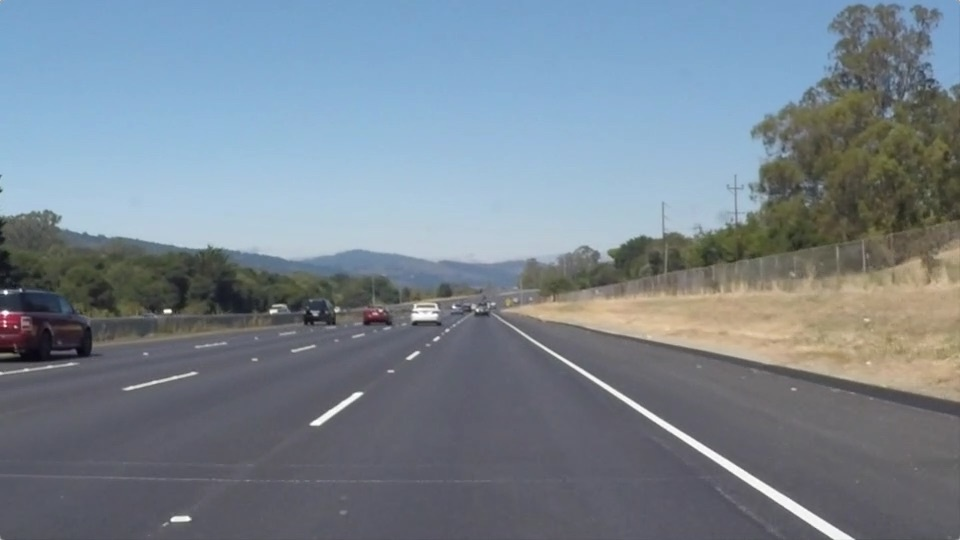
#> input picture media/in/test_img1.jpg, 960 x 540 px, given in place of lane1-straight.mp4, which was not available
$ python CurvedLine.py
#> lines starting #> are read from the running program, lines starting #| are printed output that depends on the picture; after the words box and inside, x2 and y2 are one past the last pixel; in counts of white or black regions, pixels touching at a corner belong together; long printed decimals are rounded; pictures that were not available may be replaced by others from this repository, and a replacement may not be noted
import cv2
import numpy as np
import math
import copy

class CannyRANSAC():
    '''Test'''
    _POLYGON = np.array([[[100, 540],
                          [900, 540],
                          [515, 320],
                          [450, 320]]])
    _DEFAULT_CONFIG = {
                'in_range': {'lower_bounds': 150, 'upper_bounds': 255},
                'canny': {'canny_low': 50, 'canny_high': 100, 'blur_first': True},
                'fit': {'n_iter': 100, 'degree': 2, 'threshold': 50, 'min_inliers': 0.6, 'factor': 0.1},
                'composite': {'stroke': True, "stroke_color": (0, 0, 255), 'fill': True, "fill_color": (0, 255, 0)}
            }

    def __init__(self, roi = None, configs = None):
        if configs is None:
            self.configs = self._DEFAULT_CONFIG
        else:
            self.configs = copy.deepcopy(self._DEFAULT_CONFIG)
            self._merge_configs(configs)


        self.in_range_params = self.configs['in_range']
        self.canny_params = self.configs['canny']
        self.fit_params = self.configs['fit']
        self.composite_params = self.configs['composite']
        self.prev_points = {"left": None, "right": None}

        self._roi_validation(roi)
        self._hex_to_bgr('fill_color')
        self._hex_to_bgr('stroke_color')

    # [18 lines left out: functions _merge_configs, _validate_configs, not called in this run]

    def _roi_validation(self, roi):
        if roi is None:
            self.roi = self._POLYGON
        else:
            expected_shape = (1, 4, 2)
            if roi.shape == expected_shape:
                self.roi = roi
            else:
                try:
                    self.roi = roi.reshape(1, 4, 2)
                except Exception as e:
                    assert AssertionError(e)

    def _hex_to_bgr(self, key):
        hex_color = self.composite_params.get(key)
        if isinstance(hex_color, tuple):
            return
        elif hex_color.startswith("#"):
            hex_color = hex_color[1:]

        if len(hex_color) != 6:
            raise ValueError("Invalid hex color code format. Expected six characters (remove alpha channel)")

        r = int(hex_color[0:2], 16)
        g = int(hex_color[2:4], 16)
        b = int(hex_color[4:6], 16)

        self.composite_params[key] = (b, g, r)

    def run(self, frame):
        '''ADD LATER'''
        threshold = self._threshold_lane_lines(frame, **self.in_range_params)
        roi = self._select_ROI(threshold, self.roi)
        edge_map = self._detect_edges(roi, **self.canny_params)
        lane_lines = self._fit_lane_lines(edge_map, **self.fit_params)
        composite = self._create_composite(frame, lane_lines, **self.composite_params)
        return threshold, edge_map, composite

    def _threshold_lane_lines(self, frame, lower_bounds, upper_bounds):
        gray = cv2.cvtColor(frame, cv2.COLOR_BGR2GRAY)
        thresh = cv2.inRange(gray, lower_bounds, upper_bounds)
        return thresh

    def _select_ROI(self, thresh_img, poly):
        mask = np.zeros_like(thresh_img)
        if len(thresh_img.shape) > 2:
            num_channels = thresh_img.shape[2]
            roi_color = (255,) * num_channels
        else:
            roi_color = 255
        cv2.fillPoly(img=mask, pts=poly, color=roi_color)
        roi = cv2.bitwise_and(src1=thresh_img, src2=mask)
        return roi

    def _detect_edges(self, roi, canny_low, canny_high, blur_first:bool=True):
        if blur_first == True:
            img = cv2.GaussianBlur(roi, (3, 3), 0)
            img = cv2.Canny(img, canny_low, canny_high)
        else:
            img = cv2.Canny(roi, canny_low, canny_high)
            img = cv2.GaussianBlur(img, (3, 3), 0)
        return img

    def _fit_lane_lines(self, edge_map, n_iter, degree, threshold, min_inliers, factor):
        if edge_map is None:
            raise ValueError("Error: Argument passed for edge map is none")
        else:
            pts = self._point_extraction(edge_map)
            pts_split = self._point_splitting(pts)
            fit = self._ransac_polyfit(pts_split, n_iter, degree, threshold, min_inliers, factor)
            return fit

    def _create_composite(self, frame, fit, stroke, stroke_color, fill, fill_color):
        if fit is None:
            raise ValueError("Error: argument passed for fit is none.")
        else:
            canvas = np.zeros([frame.shape[0], frame.shape[1], 3], dtype=np.uint8)
            self._draw_curve_stroke_fill(canvas, fit, stroke, stroke_color, fill, fill_color)

            composite = cv2.addWeighted(frame, 0.8, canvas, 0.3, 0.0)

            return composite

    def _point_extraction(self, edge_map):
        edge_pts = np.where(edge_map != 0)
        return np.column_stack((edge_pts[1], edge_pts[0]))

    def _point_splitting(self, pts):
        if len(pts) == 0:
            return [np.array([]), np.array([])]

        x_mid = self.roi[:, :, 0].mean()

        left = pts[pts[:, 0] < x_mid]
        right = pts[pts[:, 0] >= x_mid]

        return [left, right]

    def _ransac_polyfit(self, lanes, n_iter, degree, threshold, min_inliers, factor):
        fit = []

        for i, lane in enumerate(lanes):
            # X, y, and direction variable creation
            direction = "left" if i == 0 else "right"
            X = lane[:, 0]
            y = lane[:, 1]

            if len(lane) < degree + 1:
                print(f"WARNING: {direction} lane does not have enough points to perform fit. Skipping lane of length {len(lane)}.")
                continue

            # Get best coeffs
            best_coeffs = self._best_coeffs(X, y, n_iter, degree, threshold, min_inliers)

            # Generate Curved Lines
            fit.append(self._gen_smoothed_curved_lines(best_coeffs, direction, factor))

        return fit

    def _best_coeffs(self, X, y, n_iter:int=100, degree:int=2, threshold:int=20, min_inliers:float=0.6):
        # Normalize values for polyfit
        X, y, threshold = self._min_max_scaler(X, y, threshold)

        # Create best coeffs check variables
        poly_size = degree + 1
        best_inliers = None
        best_inlier_count = 0
        best_coeffs = None
        n_points = len(X)
        sample_size = min(max(degree+3, 5), n_points)

        for _ in range(n_iter):
            # Random sampling
            sample_idx = np.random.choice(n_points, size=sample_size, replace=False)
            sample_X = X[sample_idx]
            sample_y = y[sample_idx]

            # Fit polynomial to samples
            try:
                coeffs = np.polyfit(sample_X, sample_y, degree)

                if not isinstance(coeffs, np.ndarray) or len(coeffs) != poly_size:
                    continue

            except (np.linalg.LinAlgError, TypeError, ValueError):
                continue

            # Evaluate fit on all points
            y_pred = np.polyval(coeffs, X)
            errors = np.abs(y - y_pred)

            # Count inliers (points close to fit)
            inliers = errors < threshold
            inlier_count = np.sum(inliers)

            # Best coeffs check
            if inlier_count > best_inlier_count:
                best_inlier_count = inlier_count
                best_inliers = inliers
                best_coeffs = coeffs

        # Best coeffs vs normal polyfit check
        if best_inliers is not None and best_inlier_count >= min_inliers * n_points:
            inlier_X = X[best_inliers]
            inlier_y = y[best_inliers]
            if len(inlier_X) >= poly_size:
                try:
                    ransac_coeffs = np.polyfit(inlier_X, inlier_y, degree)
                    if isinstance(ransac_coeffs, np.ndarray) and len(ransac_coeffs) == poly_size:
                        return ransac_coeffs
                except (np.linalg.LinAlgError, TypeError, ValueError):
                    pass
                else:
                    return best_coeffs # Return best coeffs without refit

        # FAIL SAFE #1: If leading coefficient is a negative value, fit all data
        if degree == 2 and best_coeffs is not None:
            if best_coeffs[0] < 0:
                print(f"WARNING: Suspecious parabola a = {best_coeffs[0]}")
                return np.polyfit(X, y, degree)

        # FAIL SAFE #2: Fit all data
        try:
            last_resort = np.polyfit(X, y, degree)
            if isinstance(last_resort, np.ndarray) and len(last_resort) == poly_size:
                return last_resort
        except:
            pass

    def _min_max_scaler(self, X, y, threshold):
        targets = [X, y]
        params = []
        for i in range(len(targets)):
            val = targets[i]
            min, max = val.min(), val.max()
            params.append([min, max])
            targets[i] = (val - min) / (max - min) if max > min else val
            if i == 1:
                targets.append(threshold / (max - min) if max > min else threshold)

        self.scale_params = [val for sub in params for val in sub]

        return targets

    def _gen_smoothed_curved_lines(self, best_coeffs, direction, factor:float = 0.3):
        # Gen curve in scaled sapce
        x_scaled = np.linspace(0, 1, 100)
        print(best_coeffs)
        y_scaled = np.polyval(best_coeffs, x_scaled)

        # Return scaled values to original coordinate space
        X, y = self._anti_scaler(x_scaled, y_scaled)
        points = np.array([X, y], dtype=np.int32).T

        # Smooth points if able
        if self.prev_points.get(direction) is not None:
            points = (factor * points + (1 - factor) * self.prev_points.get(direction)).astype(np.int32)

        # Assign points to persistent variable for next frame
        self.prev_points[direction] = points

        return points.reshape((-1, 1, 2))

    def _anti_scaler(self, X_scaled, y_scaled):
        X_min, X_max, y_min, y_max = self.scale_params

        X = X_scaled * (X_max - X_min) + X_min
        y = y_scaled * (y_max - y_min) + y_min
        return X, y

    def _draw_curve_stroke_fill(self, canvas, fit, stroke:bool=True, stroke_color:tuple=(0, 0, 255), fill:bool=True, fill_color:tuple=(0, 255, 0)):
        if fit is None:
            raise ValueError("Error: argument passed fCannyKMeansor lines contains no lines.")
        else:
            if stroke:
                self._draw_curved_lines(canvas, [fit[0]], stroke_color, 10)
                self._draw_curved_lines(canvas, [fit[1]], stroke_color, 10)
            if fill:
                self._draw_fill(canvas, fit, fill_color)

    def _draw_fill(self, frame, fit, color:tuple=(0, 255, 0)):
        if fit is None:
            raise ValueError("Lines are None")

        poly = np.concatenate(fit, dtype=np.int32)
        cv2.fillPoly(img=frame, pts=[poly], color=color)

    def _draw_curved_lines(self, frame, points, color:tuple=(0, 0, 255), thickness:int=1):
        if points is None:
            raise ValueError("Error: argument passed for lines contains no lines.")
        else:
            cv2.polylines(frame, points, isClosed=False, color=color, thickness=thickness, lineType=cv2.LINE_AA)

    # [19 lines left out: function _gen_line_of_best_fit, not called in this run]

if __name__ == "__main__":

    cap = cv2.VideoCapture("media/lane1-straight.mp4")

    if not cap.isOpened():
        print("Error: Could not open video.")

    processor = CannyRANSAC()
    pause = False

    while True and not pause:
        ret, frame = cap.read()
#> frame is the input picture: shape (540, 960, 3); mean B, G, R 143.7, 132.6, 120.3
        if not ret:
            break
        else:
            thresh, edge, composite = processor.run(frame)
#> in _threshold_lane_lines, `gray = cv2.cvtColor(frame, cv2.COLOR_BGR2GRAY)`:
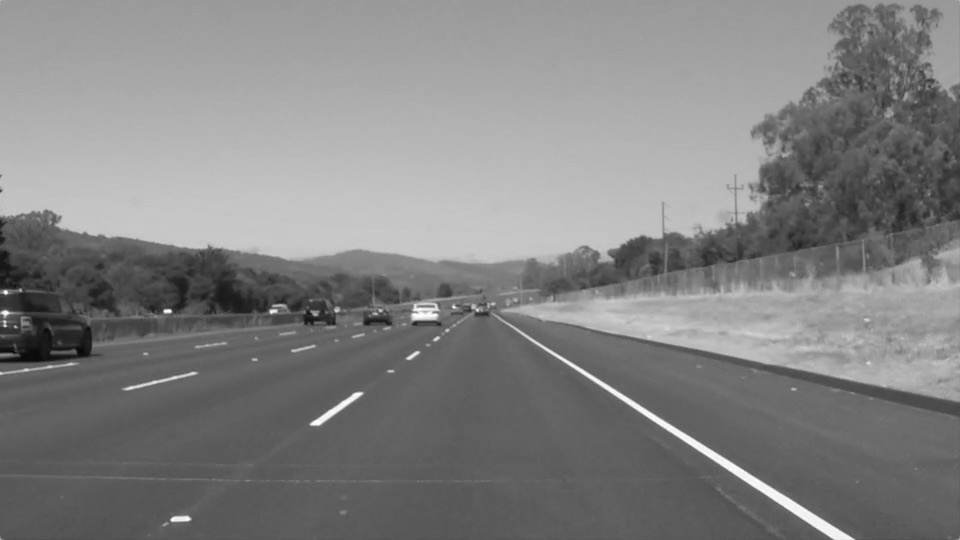
#> gray: shape (540, 960); min 8, max 255, mean 130.1
#> in _threshold_lane_lines, `thresh = cv2.inRange(gray, lower_bounds, upper_bounds)`:
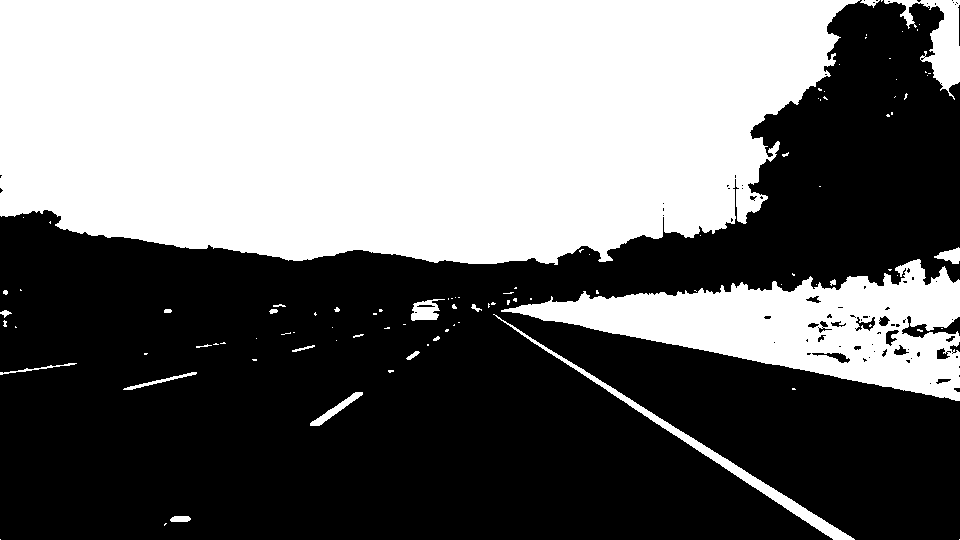
#> thresh: shape (540, 960); 44.5% white; 100 white regions (76 under 20 px), largest, box (x1, y1, x2, y2) and area: (0, 0, 860, 265) 193714, (501, 259, 960, 401) 28989, (493, 314, 855, 540) 2899
#> in _select_ROI, `cv2.fillPoly(img=mask, pts=poly, color=roi_color)`: mask: shape (540, 960); 18.4% white; 1 white region, box (x1, y1, x2, y2) and area: (101, 320, 900, 540) 95299
#> in _select_ROI, `roi = cv2.bitwise_and(src1=thresh_img, src2=mask)`: roi: shape (540, 960); 0.68% white; 11 white regions (6 under 20 px), largest, box (x1, y1, x2, y2) and area: (501, 320, 855, 540) 2885, (310, 392, 363, 426) 391, (170, 516, 191, 522) 111, (406, 351, 420, 360) 54, (433, 336, 440, 341) 22
#> in _detect_edges, `img = cv2.Canny(img, canny_low, canny_high)`:
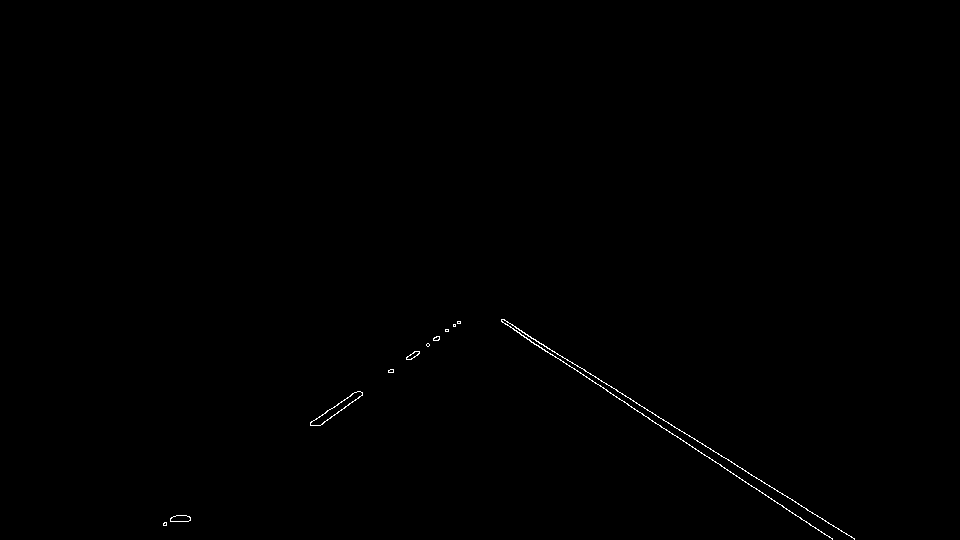
#> img: shape (540, 960); 0.24% white in thin lines or dots, all inside (x1, y1, x2, y2) = (163, 319, 855, 540)
#> in _point_extraction, `edge_pts = np.where(edge_map != 0)`: edge_pts = 1220 positions, rows 319 to 539, columns 163 to 854
#> in _fit_lane_lines, `pts = self._point_extraction(edge_map)`: pts = 1220 pairs, first value 163 to 854, second value 319 to 539
#> in _point_splitting, `left = pts[pts[:, 0] < x_mid]`: left = 313 pairs, first value 163 to 460, second value 321 to 525
#> in _point_splitting, `right = pts[pts[:, 0] >= x_mid]`: right = 907 pairs, first value 501 to 854, second value 319 to 539
#> in _fit_lane_lines, `pts_split = self._point_splitting(pts)`: pts_split = 2 items
#> the loop in _ransac_polyfit, `for i, lane in enumerate(lanes):` made 2 passes
#> (threshold in _best_coeffs, poly_size in _best_coeffs, n_points in _best_coeffs, sample_size in _best_coeffs) on passes 1 to 2: (0.245, 3, 313, 5), (0.227, 3, 907, 5)
#| [-0.0309 -0.9859  1.017]
#| [-2.93769178e-02  1.05112728e+00  2.07410348e-04]
#> after the loop in _ransac_polyfit, `for i, lane in enumerate(lanes):`: fit = 2 contours; box (x1, y1, x2, y2) and area: (501, 319, 855, 544) 467, (163, 320, 461, 529) 360
#> in run, `lane_lines = self._fit_lane_lines(edge_map, **self.fit_params)`: lane_lines has the same summary as fit in _ransac_polyfit
#> in _draw_fill, `poly = np.concatenate(fit, dtype=np.int32)`: poly = contour of 200 points, box (x1, y1, x2, y2) (163, 319, 855, 544), area 78033
#> in _create_composite, `composite = cv2.addWeighted(frame, 0.8, canvas, 0.3, 0.0)`:
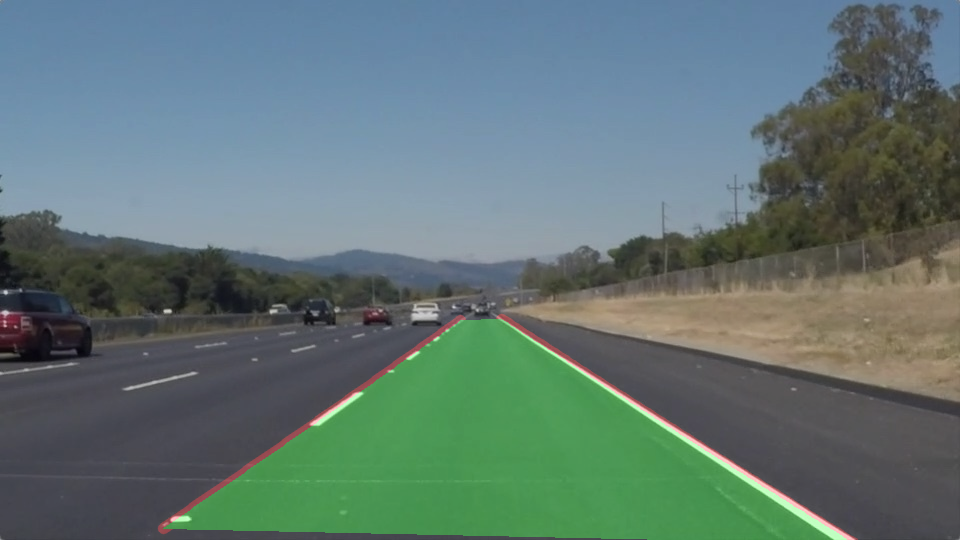
#> composite: shape (540, 960, 3); mean B, G, R 115, 117.6, 96.8
            thresh = cv2.merge([thresh, thresh, thresh])
            edge = cv2.merge([edge, edge, edge])
            top = np.hstack([frame, thresh])
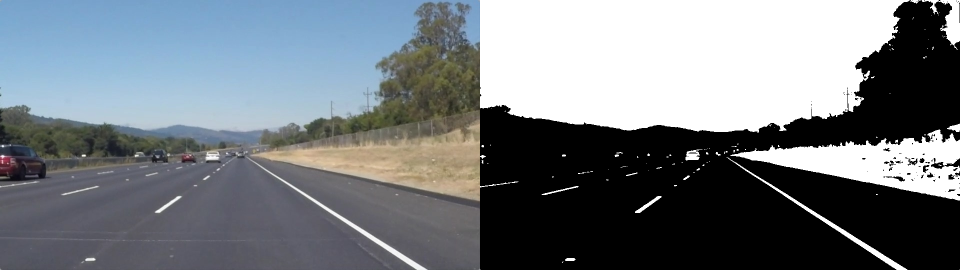
#> top: shape (540, 1920, 3) (shown at 1/2 size); mean B, G, R 128.6, 123, 116.8
            bottom = np.hstack([edge, composite])
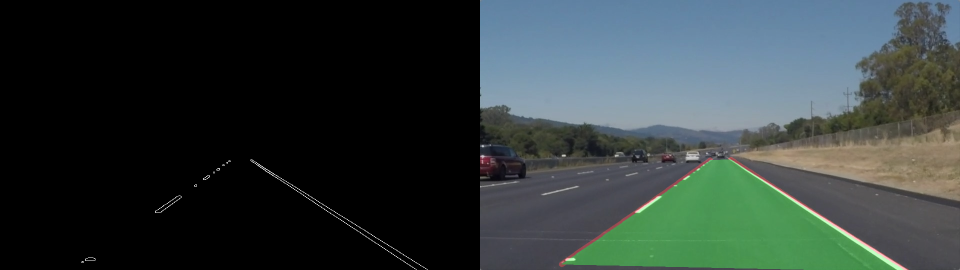
#> bottom: shape (540, 1920, 3) (shown at 1/2 size); mean of channels 0, 1, 2 57.8, 59.1, 48.7; drawn as B, G, R
            combined = np.vstack([top, bottom])
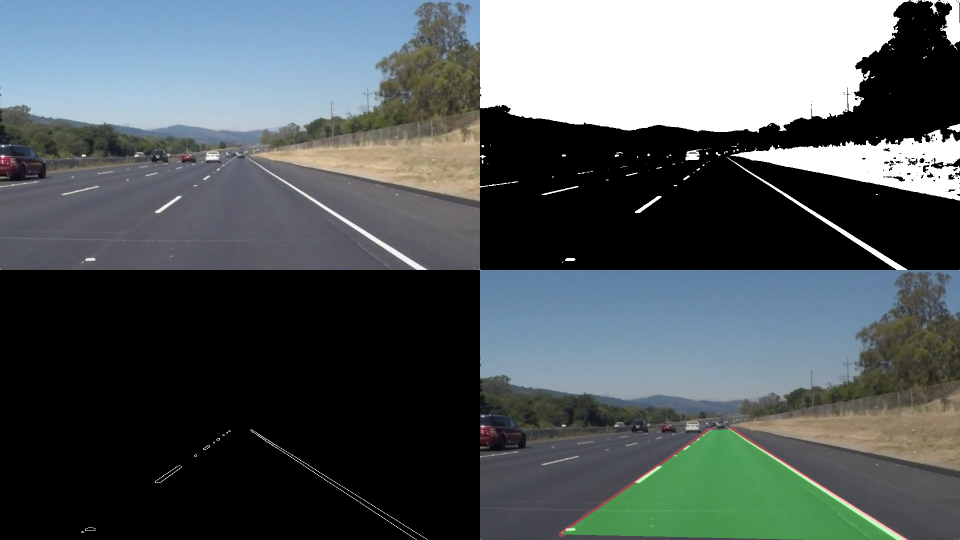
#> combined: shape (1080, 1920, 3) (shown at 1/2 size); mean B, G, R 93.2, 91, 82.8

            cv2.imshow("test", combined)
            key = cv2.waitKey(1)
#> (key Esc is pressed here)
            if key == 27 or key == 32:
                break

    cv2.destroyAllWindows()
